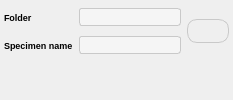
          <widget class="QWidget" name="single_tab">
           <property name="sizePolicy">
            <sizepolicy hsizetype="Preferred" vsizetype="Maximum">
             <horstretch>0</horstretch>
             <verstretch>0</verstretch>
            </sizepolicy>
           </property>
           <attribute name="title">
            <string>Single</string>
           </attribute>
           <layout class="QGridLayout" name="gridLayout_4">
            <property name="leftMargin">
             <number>0</number>
            </property>
            <property name="topMargin">
             <number>0</number>
            </property>
            <property name="rightMargin">
             <number>0</number>
            </property>
            <property name="bottomMargin">
             <number>0</number>
            </property>
            <item row="0" column="0">
             <layout class="QVBoxLayout" name="verticalLayout_5">
              <property name="leftMargin">
               <number>4</number>
              </property>
              <property name="topMargin">
               <number>4</number>
              </property>
              <property name="rightMargin">
               <number>4</number>
              </property>
              <property name="bottomMargin">
               <number>4</number>
              </property>
              <item>
               <layout class="QHBoxLayout" name="horizontalLayout_6">
                <property name="leftMargin">
                 <number>0</number>
                </property>
                <property name="topMargin">
                 <number>4</number>
                </property>
                <item>
                 <layout class="QGridLayout" name="gridLayout_5">
                  <property name="verticalSpacing">
                   <number>10</number>
                  </property>
                  <item row="1" column="0">
                   <widget class="QLabel" name="label_7">
                    <property name="font">
                     <font>
                      <pointsize>7</pointsize>
                      <weight>75</weight>
                      <bold>true</bold>
                     </font>
                    </property>
                    <property name="text">
                     <string>Specimen name</string>
                    </property>
                   </widget>
                  </item>
                  <item row="0" column="0">
                   <widget class="QLabel" name="label_8">
                    <property name="font">
                     <font>
                      <pointsize>7</pointsize>
                      <weight>75</weight>
                      <bold>true</bold>
                     </font>
                    </property>
                    <property name="text">
                     <string>Folder</string>
                    </property>
                    <property name="alignment">
                     <set>Qt::AlignLeading|Qt::AlignLeft|Qt::AlignVCenter</set>
                    </property>
                   </widget>
                  </item>
                  <item row="0" column="1">
                   <widget class="QLineEdit" name="single_folder_entry">
                    <property name="styleSheet">
                     <string notr="true">QLineEdit{
	background-color: #F5F5F5;
	border-width: 1;
	border-radius: 3px;
	border-style: solid;
	border-color: rgb(201, 201, 201);
	width: 100px;
}</string>
                    </property>
                   </widget>
                  </item>
                  <item row="1" column="1">
                   <widget class="QLineEdit" name="single_specimen_entry">
                    <property name="styleSheet">
                     <string notr="true">QLineEdit{
	background-color: #F5F5F5;
	border-width: 1;
	border-radius: 3px;
	border-style: solid;
	border-color: rgb(201, 201, 201);
	width: 100px;
}</string>
                    </property>
                   </widget>
                  </item>
                 </layout>
                </item>
                <item>
                 <widget class="QPushButton" name="browse_single_dir_bttn">
                  <property name="sizePolicy">
                   <sizepolicy hsizetype="Fixed" vsizetype="Fixed">
                    <horstretch>0</horstretch>
                    <verstretch>0</verstretch>
                   </sizepolicy>
                  </property>
                  <property name="toolTip">
                   <string>Select a new folder</string>
                  </property>
                  <property name="statusTip">
                   <string>Select a new folder where to want to save the single picture file.</string>
                  </property>
                  <property name="styleSheet">
                   <string notr="true">QPushButton{
	background: qlineargradient(x1: 0, y1: 0, x2: 0, y2: 1,
                                stop: 0 #F0F0F0, stop: 0.8 #DCDCDC,
                                stop: 0.9 #DCDCDC, stop: 1.0 #C9C9C9);
	border-width: 1;
	border-radius: 10px;
	border-style: solid;
	border-color: rgb(201, 201, 201);
	padding: 4px;
}

QPushButton:hover{
	border-color: rgb(128, 128, 128); /*rgb(0, 145, 117)*/
	background-color: rgb(128, 128, 128);
	color: white;
}</string>
                  </property>
                  <property name="text">
                   <string/>
                  </property>
                  <property name="icon">
                   <iconset>
                    <normaloff>imgs/browse_dirs.png</normaloff>imgs/browse_dirs.png</iconset>
                  </property>
                  <property name="iconSize">
                   <size>
                    <width>40</width>
                    <height>40</height>
                   </size>
                  </property>
                 </widget>
                </item>
               </layout>
              </item>
              <item>
               <spacer name="verticalSpacer_7">
                <property name="orientation">
                 <enum>Qt::Vertical</enum>
                </property>
                <property name="sizeHint" stdset="0">
                 <size>
                  <width>20</width>
                  <height>40</height>
                 </size>
                </property>
               </spacer>
              </item>
             </layout>
            </item>
           </layout>
          </widget>
